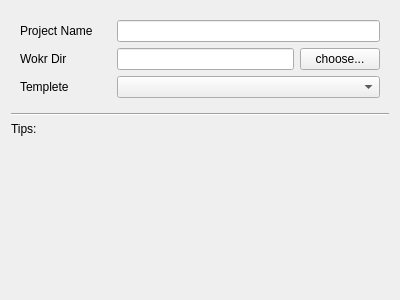
<?xml version="1.0" encoding="UTF-8"?>
<ui version="4.0">
 <class>VideoForm</class>
 <widget class="QWidget" name="VideoForm">
  <property name="geometry">
   <rect>
    <x>0</x>
    <y>0</y>
    <width>400</width>
    <height>300</height>
   </rect>
  </property>
  <property name="windowTitle">
   <string>Form</string>
  </property>
  <layout class="QVBoxLayout" name="verticalLayout_3">
   <item>
    <layout class="QHBoxLayout" name="horizontalLayout_2">
     <item>
      <widget class="QWidget" name="widget" native="true">
       <layout class="QVBoxLayout" name="verticalLayout">
        <item>
         <widget class="QLabel" name="label">
          <property name="text">
           <string>Project Name</string>
          </property>
         </widget>
        </item>
        <item>
         <widget class="QLabel" name="label_2">
          <property name="text">
           <string>Wokr Dir</string>
          </property>
         </widget>
        </item>
        <item>
         <widget class="QLabel" name="label_3">
          <property name="text">
           <string>Templete</string>
          </property>
         </widget>
        </item>
       </layout>
      </widget>
     </item>
     <item>
      <widget class="QWidget" name="widget_2" native="true">
       <layout class="QVBoxLayout" name="verticalLayout_2">
        <item>
         <widget class="QLineEdit" name="projectName"/>
        </item>
        <item>
         <layout class="QHBoxLayout" name="horizontalLayout">
          <item>
           <widget class="QLineEdit" name="workDir"/>
          </item>
          <item>
           <widget class="QPushButton" name="choose">
            <property name="text">
             <string>choose...</string>
            </property>
           </widget>
          </item>
         </layout>
        </item>
        <item>
         <widget class="QComboBox" name="comboBox"/>
        </item>
       </layout>
      </widget>
     </item>
    </layout>
   </item>
   <item>
    <widget class="Line" name="line">
     <property name="orientation">
      <enum>Qt::Horizontal</enum>
     </property>
    </widget>
   </item>
   <item>
    <widget class="QLabel" name="tips">
     <property name="text">
      <string>Tips:</string>
     </property>
    </widget>
   </item>
   <item>
    <spacer name="verticalSpacer">
     <property name="orientation">
      <enum>Qt::Vertical</enum>
     </property>
     <property name="sizeHint" stdset="0">
      <size>
       <width>20</width>
       <height>170</height>
      </size>
     </property>
    </spacer>
   </item>
  </layout>
 </widget>
 <resources/>
 <connections/>
</ui>
